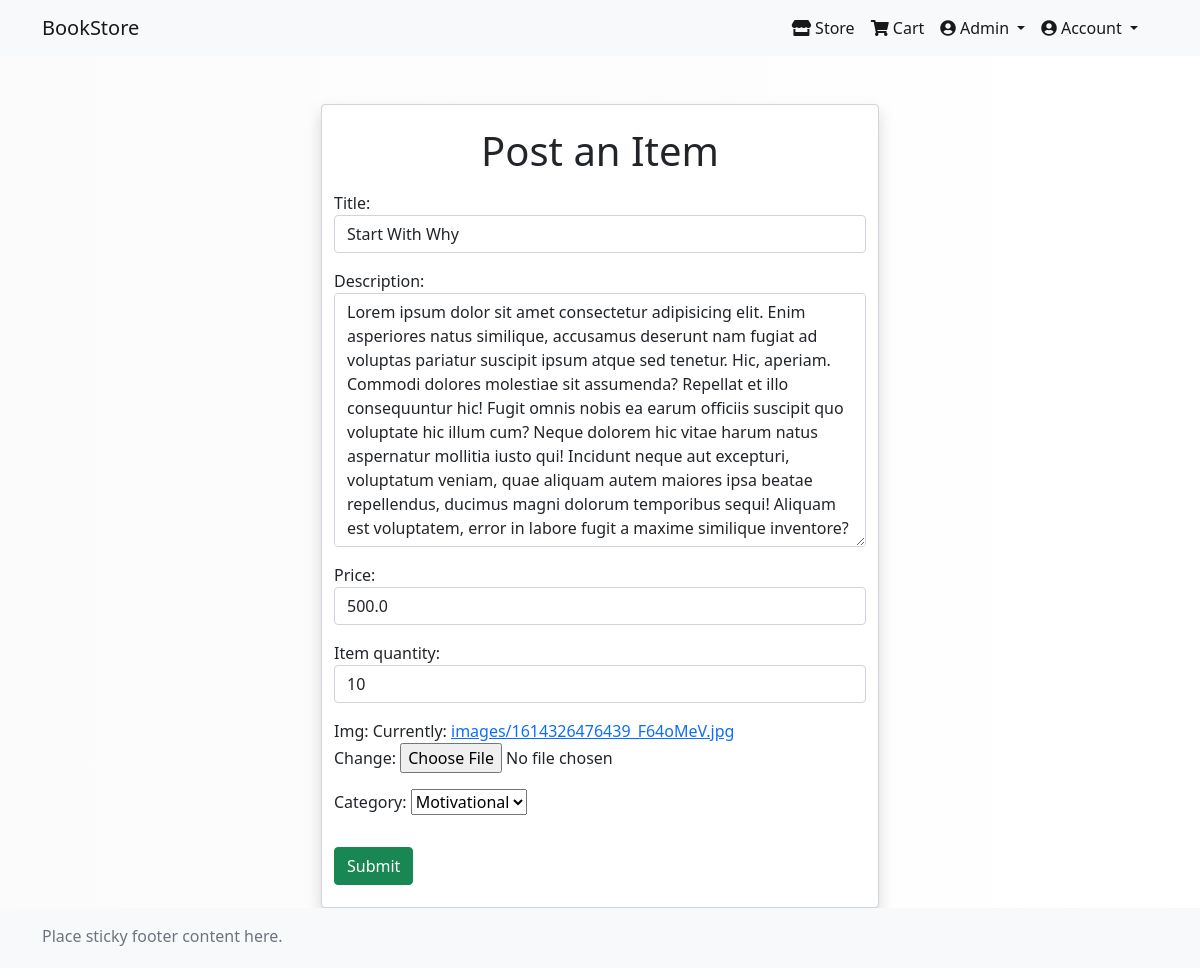
The app's page /update/start-with-why/ (signed in), older data.
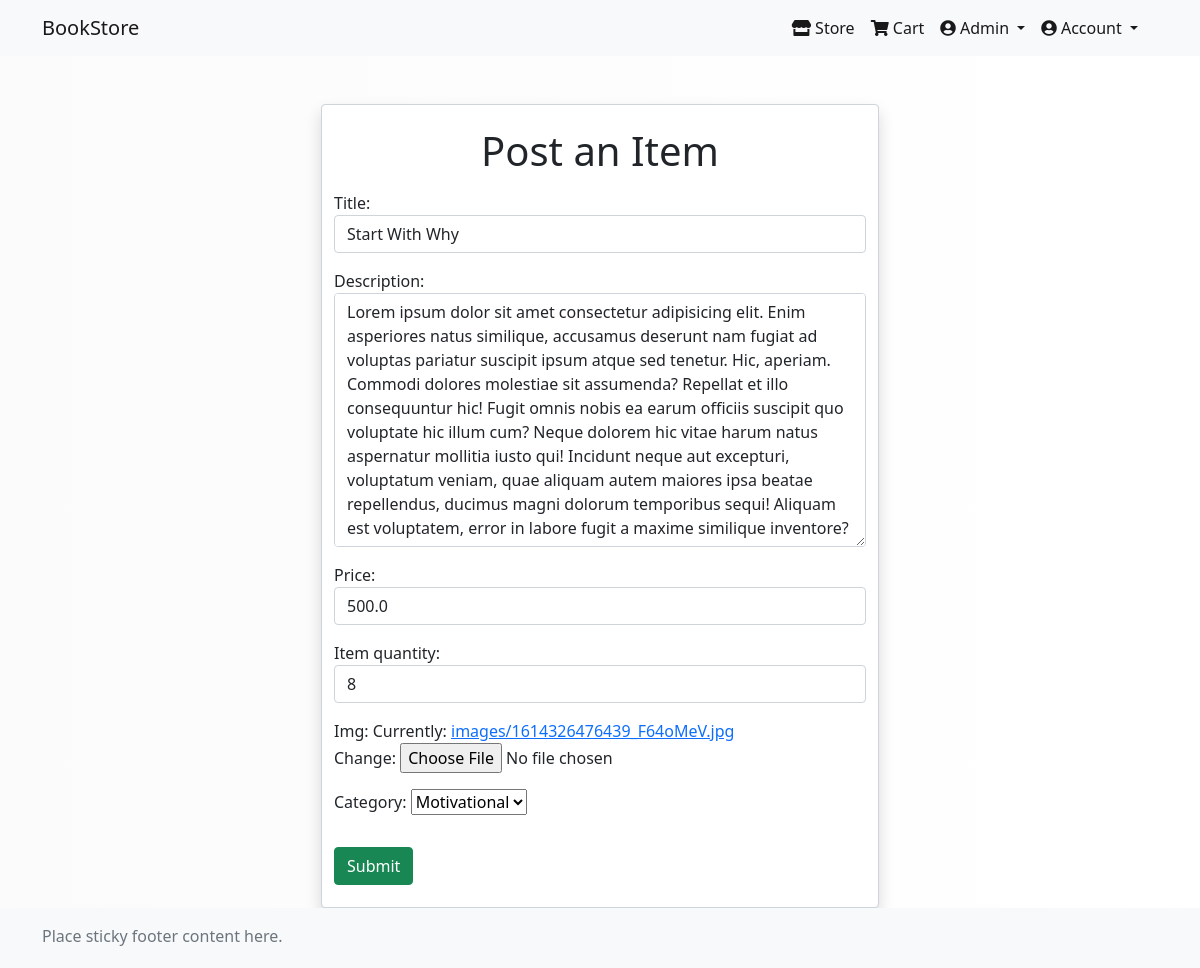
The same page, newer data.
### ecommpage/models.py (models this page shows, shortened)
class Item(models.Model):
    title = models.CharField(max_length=100)
    description = models.TextField()
    price = models.FloatField()
    stored = models.DateTimeField(auto_now_add=True)
    item_quantity = models.IntegerField(default=1)
    img = models.ImageField(upload_to=get_upload_path)
    category = models.CharField(choices=CATEGORY_CHOICES, max_length=15)
    slug = models.SlugField()

### ecommpage/views.py (the view)
# urls.py: path('update/<slug>/', ItemUpdateView.as_view(), name='update'),
class ItemUpdateView(LoginRequiredMixin, UpdateView):
    model = Item
    form_class = ItemUpdateForm
    template_name = "ecommpage/create.html"
    success_url = '/'

### ecommpage/forms.py
class ItemUpdateForm(forms.ModelForm):
    class Meta:
        model = Item
        fields = [
            'title',
            'description',
            'price',
            'item_quantity',
            'img',
            'category',
        ]
        widgets = {
            'title': forms.TextInput(attrs={'class':'form-control'}),
            'description': forms.Textarea(attrs={'class':'form-control'}),
            'price': forms.TextInput(attrs={'class':'form-control'}),
            'item_quantity': forms.TextInput(attrs={'class':'form-control'}),
        }

### ecommpage/templates/ecommpage/create.html (shortened to what this page needs)
{% extends 'account/base.html' %}
{% block content%}
<div class="container">
    <div class="form-control w-50 mx-auto shadow">
        <form method="POST" enctype="multipart/form-data">
            <h1 class='my-3 text-center'>Post an Item</h1>
            {{ form.as_p}}
            <button type="submit" class="btn btn-success my-3">Submit</button>
        </form>
    </div>
</div>
{% endblock %}

### account/templates/account/base.html (shortened to what this page needs)
{% load static %}
<!doctype html>
<html lang="en">
  <head>
    <link href="https://cdn.jsdelivr.net/npm/bootstrap@5.0.0-beta2/dist/css/bootstrap.min.css" rel="stylesheet">
    <link rel="stylesheet" type="text/css" href="{% static 'css/main.css' %}">
    <link rel="stylesheet" href="https://use.fontawesome.com/releases/v5.15.2/css/all.css">
  </head>
  <body>
    <section class="Navbar mb-5">
    <nav class="navbar navbar-expand-lg navbar-light bg-light ">
        <div class="container">
          <a class="navbar-brand" href="{% url 'index' %}">BookStore</a>
          <div class="container collapse navbar-collapse justify-content-end" id="navbarNav">
            <ul class="navbar-nav ">
              <li class="nav-item">
                <a class="nav-link active" aria-current="page" href="{% url 'store' %}"><i class="fas fa-store"></i> Store</a>
              </li>
              <li class="nav-item">
                <a class="nav-link active" href="{% url 'order-summary' %}"><i class="fas fa-shopping-cart"></i> Cart</a>
              </li>
              {% if user.is_staff %}
              <li class="nav-item dropdown">
                <a class="nav-link dropdown-toggle active" href="#" id="navbarDropdown" role="button" data-bs-toggle="dropdown" aria-expanded="false">
                  <i class="fas fa-user-circle"></i> Admin
                </a>
              {% endif %}
              {% if not user.is_authenticated %}
              <li class="nav-item">
                <a class="nav-link active" href="{% url 'account:signin' %}"><i class="fas fa-user"></i> Signin</a>
              </li>
              {%else%}
              <li class="nav-item dropdown">
                <a class="nav-link dropdown-toggle active" href="#" id="navbarDropdown" role="button" data-bs-toggle="dropdown" aria-expanded="false">
                  <i class="fas fa-user-circle"></i> Account
                </a>
                  {% endif %}
              </li>
            </ul>
          </div>
        </div>
      </nav>
    </section>
      <main class="content">
        {% block content %}{% endblock %}
      </main>
      <footer class="footer mt-auto py-3 bg-light">
        <div class="container">
          <span class="text-muted">Place sticky footer content here.</span>
        </div>
      </footer>
  </body>
</html>

### static/css/main.css (style rules this page uses)
html { position: relative; min-height: 100%; }
body { background: -webkit-linear-gradient(left, #fbfbfb, #ffffff); margin-bottom: 60px; }
footer { position: absolute; bottom: 0; width: 100%; height: 60px; }

Row changes from the older to the newer data that the page shows:
changed Item "Start With Why": item_quantity "10" → "8"
